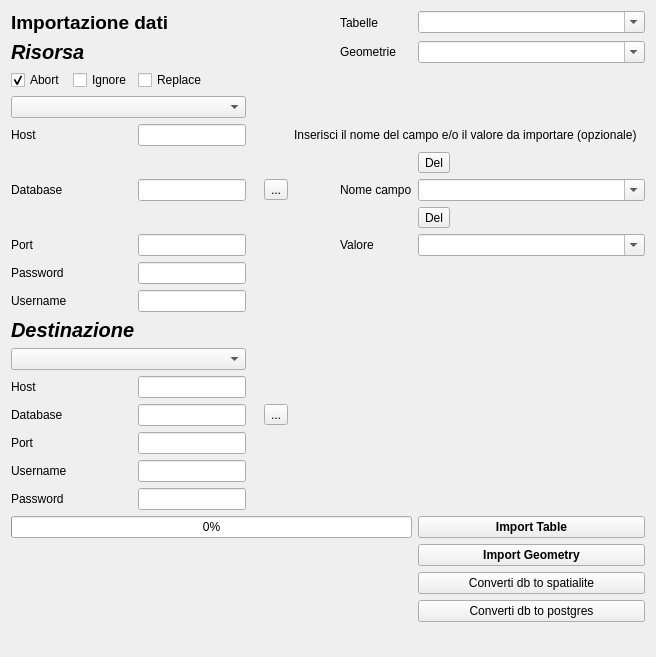
     <widget class="QWidget" name="tab_3">
      <attribute name="title">
       <string>Tool di importazione</string>
      </attribute>
      <layout class="QGridLayout" name="gridLayout_17">
       <item row="0" column="0" rowspan="2" colspan="2">
        <layout class="QGridLayout" name="gridLayout_6">
         <item row="6" column="7">
          <widget class="QLabel" name="label_62">
           <property name="text">
            <string>Nome campo</string>
           </property>
          </widget>
         </item>
         <item row="22" column="8">
          <widget class="QPushButton" name="pushButton_import_geometry">
           <property name="enabled">
            <bool>true</bool>
           </property>
           <property name="font">
            <font>
             <pointsize>9</pointsize>
             <weight>75</weight>
             <bold>true</bold>
            </font>
           </property>
           <property name="text">
            <string>Import Geometry</string>
           </property>
           <property name="icon">
            <iconset resource="../../resources/resources.qrc">
             <normaloff>:/icons/insert_geometry.png</normaloff>:/icons/insert_geometry.png</iconset>
           </property>
          </widget>
         </item>
         <item row="6" column="0">
          <widget class="QLabel" name="label_20">
           <property name="text">
            <string>Database</string>
           </property>
          </widget>
         </item>
         <item row="0" column="8">
          <widget class="QComboBox" name="comboBox_mapper_read">
           <property name="editable">
            <bool>true</bool>
           </property>
           <item>
            <property name="text">
             <string />
            </property>
           </item>
           <item>
            <property name="text">
             <string>SITE</string>
            </property>
            <property name="icon">
             <iconset resource="../../resources/resources.qrc">
              <normaloff>:/icons/iconSite.png</normaloff>:/icons/iconSite.png</iconset>
            </property>
           </item>
           <item>
            <property name="text">
             <string>US</string>
            </property>
            <property name="icon">
             <iconset resource="../../resources/resources.qrc">
              <normaloff>:/icons/iconsus.png</normaloff>:/icons/iconsus.png</iconset>
            </property>
           </item>
           <item>
            <property name="text">
             <string>PERIODIZZAZIONE</string>
            </property>
            <property name="icon">
             <iconset resource="../../resources/resources.qrc">
              <normaloff>:/icons/iconPER.png</normaloff>:/icons/iconPER.png</iconset>
            </property>
           </item>
           <item>
            <property name="text">
             <string>INVENTARIO_MATERIALI</string>
            </property>
            <property name="icon">
             <iconset resource="../../resources/resources.qrc">
              <normaloff>:/icons/finds.png</normaloff>:/icons/finds.png</iconset>
            </property>
           </item>
           <item>
            <property name="text">
             <string>POTTERY</string>
            </property>
            <property name="icon">
             <iconset resource="../../resources/resources.qrc">
              <normaloff>:/icons/pottery.png</normaloff>:/icons/pottery.png</iconset>
            </property>
           </item>
           <item>
            <property name="text">
             <string>STRUTTURA</string>
            </property>
            <property name="icon">
             <iconset resource="../../resources/resources.qrc">
              <normaloff>:/icons/iconStrutt.png</normaloff>:/icons/iconStrutt.png</iconset>
            </property>
           </item>
           <item>
            <property name="text">
             <string>TOMBA</string>
            </property>
            <property name="icon">
             <iconset resource="../../resources/resources.qrc">
              <normaloff>:/icons/iconGrave.png</normaloff>:/icons/iconGrave.png</iconset>
            </property>
           </item>
           <item>
            <property name="text">
             <string>PYARCHINIT_THESAURUS_SIGLE</string>
            </property>
            <property name="icon">
             <iconset resource="../../resources/resources.qrc">
              <normaloff>:/icons/thesaurusicon.png</normaloff>:/icons/thesaurusicon.png</iconset>
            </property>
           </item>
           <item>
            <property name="text">
             <string>SCHEDAIND</string>
            </property>
            <property name="icon">
             <iconset resource="../../resources/resources.qrc">
              <normaloff>:/icons/iconIND.png</normaloff>:/icons/iconIND.png</iconset>
            </property>
           </item>
           <item>
            <property name="text">
             <string>DETSESSO</string>
            </property>
            <property name="icon">
             <iconset resource="../../resources/resources.qrc">
              <normaloff>:/icons/iconSex.png</normaloff>:/icons/iconSex.png</iconset>
            </property>
           </item>
           <item>
            <property name="text">
             <string>DETETA</string>
            </property>
            <property name="icon">
             <iconset resource="../../resources/resources.qrc">
              <normaloff>:/icons/iconEta.png</normaloff>:/icons/iconEta.png</iconset>
            </property>
           </item>
           <item>
            <property name="text">
             <string>ARCHEOZOOLOGY</string>
            </property>
            <property name="icon">
             <iconset resource="../../resources/resources.qrc">
              <normaloff>:/icons/iconZoo.png</normaloff>:/icons/iconZoo.png</iconset>
            </property>
           </item>
           <item>
            <property name="text">
             <string>CAMPIONI</string>
            </property>
            <property name="icon">
             <iconset resource="../../resources/resources.qrc">
              <normaloff>:/icons/champion.png</normaloff>:/icons/champion.png</iconset>
            </property>
           </item>
           <item>
            <property name="text">
             <string>DOCUMENTAZIONE</string>
            </property>
            <property name="icon">
             <iconset resource="../../resources/resources.qrc">
              <normaloff>:/icons/sheet.png</normaloff>:/icons/sheet.png</iconset>
            </property>
           </item>
           <item>
            <property name="text">
             <string>MEDIA</string>
            </property>
            <property name="icon">
             <iconset resource="../../resources/resources.qrc">
              <normaloff>:/icons/photo.png</normaloff>:/icons/photo.png</iconset>
            </property>
           </item>
           <item>
            <property name="text">
             <string>MEDIA_THUMB</string>
            </property>
            <property name="icon">
             <iconset resource="../../resources/resources.qrc">
              <normaloff>:/icons/photo.png</normaloff>:/icons/photo.png</iconset>
            </property>
           </item>
           <item>
            <property name="text">
             <string>MEDIATOENTITY</string>
            </property>
            <property name="icon">
             <iconset resource="../../resources/resources.qrc">
              <normaloff>:/icons/add_tag.png</normaloff>:/icons/add_tag.png</iconset>
            </property>
           </item>
           <item>
            <property name="text">
             <string>UT</string>
            </property>
            <property name="icon">
             <iconset resource="../../resources/resources.qrc">
              <normaloff>:/icons/iconUT.png</normaloff>:/icons/iconUT.png</iconset>
            </property>
           </item>
           <item>
            <property name="text">
             <string>ALL</string>
            </property>
            <property name="icon">
             <iconset resource="../../resources/resources.qrc">
              <normaloff>:/icons/newrec.png</normaloff>:/icons/newrec.png</iconset>
            </property>
           </item>
          </widget>
         </item>
         <item row="3" column="0" colspan="3">
          <widget class="QComboBox" name="comboBox_server_rd">
           <item>
            <property name="text">
             <string />
            </property>
           </item>
           <item>
            <property name="text">
             <string>sqlite</string>
            </property>
           </item>
           <item>
            <property name="text">
             <string>postgres</string>
            </property>
           </item>
          </widget>
         </item>
         <item row="0" column="7">
          <widget class="QLabel" name="label_21">
           <property name="text">
            <string>Tabelle</string>
           </property>
          </widget>
         </item>
         <item row="23" column="8">
          <widget class="QPushButton" name="pushButton_convert_db_sl">
           <property name="enabled">
            <bool>true</bool>
           </property>
           <property name="text">
            <string>Converti db to spatialite</string>
           </property>
          </widget>
         </item>
         <item row="8" column="2">
          <widget class="QLineEdit" name="lineEdit_port_rd">
           <property name="text">
            <string />
           </property>
          </widget>
         </item>
         <item row="16" column="2">
          <widget class="QLineEdit" name="lineEdit_host_wt" />
         </item>
         <item row="17" column="0">
          <widget class="QLabel" name="label_24">
           <property name="text">
            <string>Database</string>
           </property>
          </widget>
         </item>
         <item row="11" column="0">
          <widget class="QLabel" name="label_19">
           <property name="text">
            <string>Password</string>
           </property>
          </widget>
         </item>
         <item row="11" column="2">
          <widget class="QgsPasswordLineEdit" name="lineEdit_pass_rd">
           <property name="showLockIcon">
            <bool>true</bool>
           </property>
          </widget>
         </item>
         <item row="25" column="2">
          <spacer name="verticalSpacer">
           <property name="orientation">
            <enum>Qt::Vertical</enum>
           </property>
           <property name="sizeHint" stdset="0">
            <size>
             <width>20</width>
             <height>24</height>
            </size>
           </property>
          </spacer>
         </item>
         <item row="1" column="8">
          <widget class="QComboBox" name="comboBox_geometry_read">
           <property name="enabled">
            <bool>true</bool>
           </property>
           <property name="editable">
            <bool>true</bool>
           </property>
           <item>
            <property name="text">
             <string />
            </property>
           </item>
           <item>
            <property name="text">
             <string>PYSITO_POLYGON</string>
            </property>
            <property name="icon">
             <iconset resource="../../resources/resources.qrc">
              <normaloff>:/icons/iconSite.png</normaloff>:/icons/iconSite.png</iconset>
            </property>
           </item>
           <item>
            <property name="text">
             <string>PYSITO_POINT</string>
            </property>
            <property name="icon">
             <iconset resource="../../resources/resources.qrc">
              <normaloff>:/icons/iconSite.png</normaloff>:/icons/iconSite.png</iconset>
            </property>
           </item>
           <item>
            <property name="text">
             <string>PYUS</string>
            </property>
            <property name="icon">
             <iconset resource="../../resources/resources.qrc">
              <normaloff>:/icons/IconPAI.png</normaloff>:/icons/IconPAI.png</iconset>
            </property>
           </item>
           <item>
            <property name="text">
             <string>PYUSM</string>
            </property>
            <property name="icon">
             <iconset resource="../../resources/resources.qrc">
              <normaloff>:/icons/IconPAI.png</normaloff>:/icons/IconPAI.png</iconset>
            </property>
           </item>
           <item>
            <property name="text">
             <string>PYQUOTE</string>
            </property>
            <property name="icon">
             <iconset resource="../../resources/resources.qrc">
              <normaloff>:/icons/IconPAI.png</normaloff>:/icons/IconPAI.png</iconset>
            </property>
           </item>
           <item>
            <property name="text">
             <string>PYQUOTEUSM</string>
            </property>
            <property name="icon">
             <iconset resource="../../resources/resources.qrc">
              <normaloff>:/icons/IconPAI.png</normaloff>:/icons/IconPAI.png</iconset>
            </property>
           </item>
           <item>
            <property name="text">
             <string>PYUS_NEGATIVE</string>
            </property>
            <property name="icon">
             <iconset resource="../../resources/resources.qrc">
              <normaloff>:/icons/IconPAI.png</normaloff>:/icons/IconPAI.png</iconset>
            </property>
           </item>
           <item>
            <property name="text">
             <string>PYSTRUTTURE</string>
            </property>
            <property name="icon">
             <iconset resource="../../resources/resources.qrc">
              <normaloff>:/icons/iconStrutt.png</normaloff>:/icons/iconStrutt.png</iconset>
            </property>
           </item>
           <item>
            <property name="text">
             <string>PYREPERTI</string>
            </property>
            <property name="icon">
             <iconset resource="../../resources/resources.qrc">
              <normaloff>:/icons/finds.png</normaloff>:/icons/finds.png</iconset>
            </property>
           </item>
           <item>
            <property name="text">
             <string>PYINDIVIDUI</string>
            </property>
            <property name="icon">
             <iconset resource="../../resources/resources.qrc">
              <normaloff>:/icons/iconIND.png</normaloff>:/icons/iconIND.png</iconset>
            </property>
           </item>
           <item>
            <property name="text">
             <string>PYCAMPIONI</string>
            </property>
            <property name="icon">
             <iconset resource="../../resources/resources.qrc">
              <normaloff>:/icons/champion.png</normaloff>:/icons/champion.png</iconset>
            </property>
           </item>
           <item>
            <property name="text">
             <string>PYTOMBA</string>
            </property>
            <property name="icon">
             <iconset resource="../../resources/resources.qrc">
              <normaloff>:/icons/iconGrave.png</normaloff>:/icons/iconGrave.png</iconset>
            </property>
           </item>
           <item>
            <property name="text">
             <string>PYSEZIONI</string>
            </property>
            <property name="icon">
             <iconset resource="../../resources/resources.qrc">
              <normaloff>:/icons/iconUT.png</normaloff>:/icons/iconUT.png</iconset>
            </property>
           </item>
           <item>
            <property name="text">
             <string>PYDOCUMENTAZIONE</string>
            </property>
            <property name="icon">
             <iconset resource="../../resources/resources.qrc">
              <normaloff>:/icons/sheet.png</normaloff>:/icons/sheet.png</iconset>
            </property>
           </item>
           <item>
            <property name="text">
             <string>PYLINEERIFERIMENTO</string>
            </property>
            <property name="icon">
             <iconset resource="../../resources/resources.qrc">
              <normaloff>:/icons/tracking-icon.png</normaloff>:/icons/tracking-icon.png</iconset>
            </property>
           </item>
           <item>
            <property name="text">
             <string>PYRIPARTIZIONI_SPAZIALI</string>
            </property>
            <property name="icon">
             <iconset resource="../../resources/resources.qrc">
              <normaloff>:/icons/tracking-icon.png</normaloff>:/icons/tracking-icon.png</iconset>
            </property>
           </item>
          </widget>
         </item>
         <item row="2" column="2">
          <widget class="QCheckBox" name="checkBox_replace">
           <property name="text">
            <string>Replace</string>
           </property>
           <property name="checked">
            <bool>false</bool>
           </property>
           <property name="autoRepeat">
            <bool>true</bool>
           </property>
           <property name="autoExclusive">
            <bool>true</bool>
           </property>
           <property name="tristate">
            <bool>false</bool>
           </property>
          </widget>
         </item>
         <item row="1" column="0" colspan="3">
          <widget class="QLabel" name="label_60">
           <property name="font">
            <font>
             <pointsize>15</pointsize>
             <weight>75</weight>
             <italic>true</italic>
             <bold>true</bold>
            </font>
           </property>
           <property name="text">
            <string>Risorsa</string>
           </property>
          </widget>
         </item>
         <item row="15" column="0" colspan="3">
          <widget class="QComboBox" name="comboBox_server_wt">
           <property name="minimumSize">
            <size>
             <width>20</width>
             <height>0</height>
            </size>
           </property>
           <item>
            <property name="text">
             <string />
            </property>
           </item>
           <item>
            <property name="text">
             <string>sqlite</string>
            </property>
           </item>
           <item>
            <property name="text">
             <string>postgres</string>
            </property>
           </item>
          </widget>
         </item>
         <item row="6" column="2">
          <widget class="QLineEdit" name="lineEdit_database_rd">
           <property name="text">
            <string />
           </property>
           <property name="placeholderText">
            <string />
           </property>
          </widget>
         </item>
         <item row="5" column="8">
          <widget class="QToolButton" name="toolButton">
           <property name="text">
            <string>Del</string>
           </property>
          </widget>
         </item>
         <item row="16" column="0">
          <widget class="QLabel" name="label_27">
           <property name="text">
            <string>Host</string>
           </property>
          </widget>
         </item>
         <item row="8" column="0">
          <widget class="QLabel" name="label_25">
           <property name="text">
            <string>Port</string>
           </property>
          </widget>
         </item>
         <item row="18" column="0">
          <widget class="QLabel" name="label_57">
           <property name="text">
            <string>Port</string>
           </property>
          </widget>
         </item>
         <item row="4" column="2">
          <widget class="QLineEdit" name="lineEdit_host_rd">
           <property name="text">
            <string />
           </property>
          </widget>
         </item>
         <item row="8" column="8">
          <widget class="QComboBox" name="mFeature_value_rd">
           <property name="editable">
            <bool>true</bool>
           </property>
           <property name="currentIndex">
            <number>-1</number>
           </property>
           <property name="maxVisibleItems">
            <number>10</number>
           </property>
           <property name="insertPolicy">
            <enum>QComboBox::InsertAlphabetically</enum>
           </property>
           <property name="modelColumn">
            <number>0</number>
           </property>
          </widget>
         </item>
         <item row="17" column="5">
          <widget class="QToolButton" name="toolButton_set_dbsqlite2">
           <property name="text">
            <string>...</string>
           </property>
          </widget>
         </item>
         <item row="21" column="8">
          <widget class="QPushButton" name="pushButton_import">
           <property name="font">
            <font>
             <pointsize>9</pointsize>
             <weight>75</weight>
             <bold>true</bold>
            </font>
           </property>
           <property name="text">
            <string>Import Table</string>
           </property>
           <property name="icon">
            <iconset resource="../../resources/resources.qrc">
             <normaloff>:/icons/insert_table.png</normaloff>:/icons/insert_table.png</iconset>
           </property>
          </widget>
         </item>
         <item row="4" column="6" colspan="3">
          <widget class="QLabel" name="label_42">
           <property name="text">
            <string>Inserisci il nome del campo e/o il valore da importare (opzionale)</string>
           </property>
          </widget>
         </item>
         <item row="4" column="0">
          <widget class="QLabel" name="label_17">
           <property name="text">
            <string>Host</string>
           </property>
          </widget>
         </item>
         <item row="21" column="0" colspan="8">
          <widget class="QProgressBar" name="progress_bar">
           <property name="value">
            <number>0</number>
           </property>
          </widget>
         </item>
         <item row="2" column="1">
          <widget class="QCheckBox" name="checkBox_ignore">
           <property name="enabled">
            <bool>true</bool>
           </property>
           <property name="text">
            <string>Ignore</string>
           </property>
           <property name="checked">
            <bool>false</bool>
           </property>
           <property name="autoRepeat">
            <bool>true</bool>
           </property>
           <property name="autoExclusive">
            <bool>true</bool>
           </property>
           <property name="tristate">
            <bool>false</bool>
           </property>
          </widget>
         </item>
         <item row="0" column="0" colspan="3">
          <widget class="QLabel" name="label_59">
           <property name="font">
            <font>
             <pointsize>14</pointsize>
             <weight>75</weight>
             <bold>true</bold>
            </font>
           </property>
           <property name="text">
            <string>Importazione dati</string>
           </property>
          </widget>
         </item>
         <item row="20" column="0">
          <widget class="QLabel" name="label_29">
           <property name="text">
            <string>Password</string>
           </property>
          </widget>
         </item>
         <item row="6" column="8">
          <widget class="QComboBox" name="mFeature_field_rd">
           <property name="editable">
            <bool>true</bool>
           </property>
          </widget>
         </item>
         <item row="1" column="7">
          <widget class="QLabel" name="label_41">
           <property name="enabled">
            <bool>true</bool>
           </property>
           <property name="text">
            <string>Geometrie</string>
           </property>
          </widget>
         </item>
         <item row="6" column="6">
          <spacer name="horizontalSpacer_2">
           <property name="orientation">
            <enum>Qt::Horizontal</enum>
           </property>
           <property name="sizeHint" stdset="0">
            <size>
             <width>40</width>
             <height>20</height>
            </size>
           </property>
          </spacer>
         </item>
         <item row="19" column="0">
          <widget class="QLabel" name="label_28">
           <property name="text">
            <string>Username</string>
           </property>
          </widget>
         </item>
         <item row="17" column="2">
          <widget class="QLineEdit" name="lineEdit_database_wt">
           <property name="text">
            <string />
           </property>
           <property name="placeholderText">
            <string />
           </property>
          </widget>
         </item>
         <item row="20" column="2">
          <widget class="QgsPasswordLineEdit" name="lineEdit_pass_wt">
           <property name="showLockIcon">
            <bool>true</bool>
           </property>
          </widget>
         </item>
         <item row="18" column="2">
          <widget class="QLineEdit" name="lineEdit_port_wt" />
         </item>
         <item row="19" column="2">
          <widget class="QLineEdit" name="lineEdit_username_wt" />
         </item>
         <item row="8" column="7">
          <widget class="QLabel" name="label_23">
           <property name="text">
            <string>Valore</string>
           </property>
          </widget>
         </item>
         <item row="2" column="0">
          <widget class="QCheckBox" name="checkBox_abort">
           <property name="text">
            <string>Abort</string>
           </property>
           <property name="checked">
            <bool>true</bool>
           </property>
           <property name="autoRepeat">
            <bool>true</bool>
           </property>
           <property name="autoExclusive">
            <bool>true</bool>
           </property>
          </widget>
         </item>
         <item row="14" column="0" colspan="3">
          <widget class="QLabel" name="label_61">
           <property name="font">
            <font>
             <pointsize>15</pointsize>
             <weight>75</weight>
             <italic>true</italic>
             <bold>true</bold>
            </font>
           </property>
           <property name="text">
            <string>Destinazione</string>
           </property>
          </widget>
         </item>
         <item row="12" column="2">
          <widget class="QLineEdit" name="lineEdit_username_rd">
           <property name="text">
            <string />
           </property>
          </widget>
         </item>
         <item row="12" column="0">
          <widget class="QLabel" name="label_18">
           <property name="text">
            <string>Username</string>
           </property>
          </widget>
         </item>
         <item row="6" column="5">
          <widget class="QToolButton" name="toolButton_set_dbsqlite1">
           <property name="text">
            <string>...</string>
           </property>
          </widget>
         </item>
         <item row="7" column="8">
          <widget class="QToolButton" name="toolButton_2">
           <property name="text">
            <string>Del</string>
           </property>
          </widget>
         </item>
         <item row="24" column="8">
          <widget class="QPushButton" name="pushButton_convert_db_pg">
           <property name="enabled">
            <bool>true</bool>
           </property>
           <property name="text">
            <string>Converti db to postgres</string>
           </property>
          </widget>
         </item>
        </layout>
       </item>
      </layout>
     </widget>
